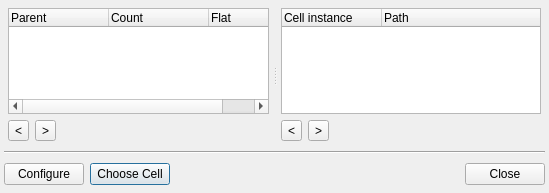
<?xml version="1.0" encoding="UTF-8"?>
<ui version="4.0">
 <class>BrowseInstancesForm</class>
 <widget class="QDialog" name="BrowseInstancesForm">
  <property name="geometry">
   <rect>
    <x>0</x>
    <y>0</y>
    <width>549</width>
    <height>193</height>
   </rect>
  </property>
  <property name="sizePolicy">
   <sizepolicy hsizetype="Preferred" vsizetype="Preferred">
    <horstretch>0</horstretch>
    <verstretch>0</verstretch>
   </sizepolicy>
  </property>
  <property name="windowTitle">
   <string>Browse Cell Instances</string>
  </property>
  <layout class="QVBoxLayout">
   <property name="spacing">
    <number>6</number>
   </property>
   <property name="margin" stdset="0">
    <number>4</number>
   </property>
   <item>
    <widget class="QSplitter" name="splitter2">
     <property name="sizePolicy">
      <sizepolicy hsizetype="Preferred" vsizetype="MinimumExpanding">
       <horstretch>0</horstretch>
       <verstretch>1</verstretch>
      </sizepolicy>
     </property>
     <property name="frameShape">
      <enum>QFrame::NoFrame</enum>
     </property>
     <property name="frameShadow">
      <enum>QFrame::Plain</enum>
     </property>
     <property name="lineWidth">
      <number>1</number>
     </property>
     <property name="orientation">
      <enum>Qt::Horizontal</enum>
     </property>
     <widget class="QFrame" name="cell_frame">
      <property name="sizePolicy">
       <sizepolicy hsizetype="Preferred" vsizetype="Preferred">
        <horstretch>0</horstretch>
        <verstretch>1</verstretch>
       </sizepolicy>
      </property>
      <property name="frameShape">
       <enum>QFrame::NoFrame</enum>
      </property>
      <property name="frameShadow">
       <enum>QFrame::Raised</enum>
      </property>
      <layout class="QGridLayout">
       <property name="margin" stdset="0">
        <number>4</number>
       </property>
       <property name="spacing">
        <number>6</number>
       </property>
       <item row="1" column="2">
        <spacer>
         <property name="orientation">
          <enum>Qt::Horizontal</enum>
         </property>
         <property name="sizeHint" stdset="0">
          <size>
           <width>40</width>
           <height>20</height>
          </size>
         </property>
        </spacer>
       </item>
       <item row="1" column="1">
        <widget class="QToolButton" name="pb_next_cell">
         <property name="text">
          <string>&gt;</string>
         </property>
         <property name="icon">
          <iconset resource="../../icons/icons.qrc">
           <normaloff>:/down_16px.png</normaloff>:/down_16px.png</iconset>
         </property>
        </widget>
       </item>
       <item row="0" column="0" colspan="3">
        <widget class="QTreeWidget" name="lv_cell">
         <property name="sizePolicy">
          <sizepolicy hsizetype="Preferred" vsizetype="Ignored">
           <horstretch>0</horstretch>
           <verstretch>0</verstretch>
          </sizepolicy>
         </property>
         <property name="rootIsDecorated">
          <bool>false</bool>
         </property>
         <column>
          <property name="text">
           <string>Parent</string>
          </property>
         </column>
         <column>
          <property name="text">
           <string>Count</string>
          </property>
         </column>
         <column>
          <property name="text">
           <string>Flat</string>
          </property>
         </column>
        </widget>
       </item>
       <item row="1" column="0">
        <widget class="QToolButton" name="pb_prev_cell">
         <property name="text">
          <string>&lt;</string>
         </property>
         <property name="icon">
          <iconset resource="../../icons/icons.qrc">
           <normaloff>:/up_16px.png</normaloff>:/up_16px.png</iconset>
         </property>
        </widget>
       </item>
      </layout>
     </widget>
     <widget class="QFrame" name="inst_frame">
      <property name="sizePolicy">
       <sizepolicy hsizetype="Preferred" vsizetype="Preferred">
        <horstretch>0</horstretch>
        <verstretch>0</verstretch>
       </sizepolicy>
      </property>
      <property name="frameShape">
       <enum>QFrame::NoFrame</enum>
      </property>
      <property name="frameShadow">
       <enum>QFrame::Raised</enum>
      </property>
      <layout class="QGridLayout">
       <property name="margin" stdset="0">
        <number>4</number>
       </property>
       <property name="spacing">
        <number>6</number>
       </property>
       <item row="1" column="1">
        <widget class="QToolButton" name="pb_next_inst">
         <property name="text">
          <string>&gt;</string>
         </property>
         <property name="icon">
          <iconset resource="../../icons/icons.qrc">
           <normaloff>:/down_16px.png</normaloff>:/down_16px.png</iconset>
         </property>
        </widget>
       </item>
       <item row="1" column="2">
        <spacer>
         <property name="orientation">
          <enum>Qt::Horizontal</enum>
         </property>
         <property name="sizeHint" stdset="0">
          <size>
           <width>40</width>
           <height>20</height>
          </size>
         </property>
        </spacer>
       </item>
       <item row="0" column="0" colspan="3">
        <widget class="QTreeWidget" name="lv_cell_instance">
         <property name="sizePolicy">
          <sizepolicy hsizetype="Preferred" vsizetype="Ignored">
           <horstretch>0</horstretch>
           <verstretch>0</verstretch>
          </sizepolicy>
         </property>
         <property name="rootIsDecorated">
          <bool>false</bool>
         </property>
         <column>
          <property name="text">
           <string>Cell instance</string>
          </property>
         </column>
         <column>
          <property name="text">
           <string>Path</string>
          </property>
         </column>
        </widget>
       </item>
       <item row="1" column="0">
        <widget class="QToolButton" name="pb_prev_inst">
         <property name="text">
          <string>&lt;</string>
         </property>
         <property name="icon">
          <iconset resource="../../icons/icons.qrc">
           <normaloff>:/up_16px.png</normaloff>:/up_16px.png</iconset>
         </property>
        </widget>
       </item>
      </layout>
     </widget>
    </widget>
   </item>
   <item>
    <widget class="Line" name="line">
     <property name="orientation">
      <enum>Qt::Horizontal</enum>
     </property>
    </widget>
   </item>
   <item>
    <layout class="QHBoxLayout">
     <property name="spacing">
      <number>6</number>
     </property>
     <property name="margin" stdset="0">
      <number>0</number>
     </property>
     <item>
      <widget class="QPushButton" name="configureButton">
       <property name="text">
        <string>Configure</string>
       </property>
       <property name="autoDefault">
        <bool>false</bool>
       </property>
      </widget>
     </item>
     <item>
      <widget class="QPushButton" name="chooseCellButton">
       <property name="text">
        <string>Choose Cell</string>
       </property>
      </widget>
     </item>
     <item>
      <spacer>
       <property name="orientation">
        <enum>Qt::Horizontal</enum>
       </property>
       <property name="sizeHint" stdset="0">
        <size>
         <width>283</width>
         <height>29</height>
        </size>
       </property>
      </spacer>
     </item>
     <item>
      <widget class="QPushButton" name="okButton">
       <property name="text">
        <string>Close</string>
       </property>
      </widget>
     </item>
    </layout>
   </item>
  </layout>
 </widget>
 <layoutdefault spacing="6" margin="11"/>
 <resources>
  <include location="../../icons/icons.qrc"/>
 </resources>
 <connections>
  <connection>
   <sender>okButton</sender>
   <signal>clicked()</signal>
   <receiver>BrowseInstancesForm</receiver>
   <slot>accept()</slot>
   <hints>
    <hint type="sourcelabel">
     <x>437</x>
     <y>234</y>
    </hint>
    <hint type="destinationlabel">
     <x>245</x>
     <y>129</y>
    </hint>
   </hints>
  </connection>
 </connections>
</ui>
